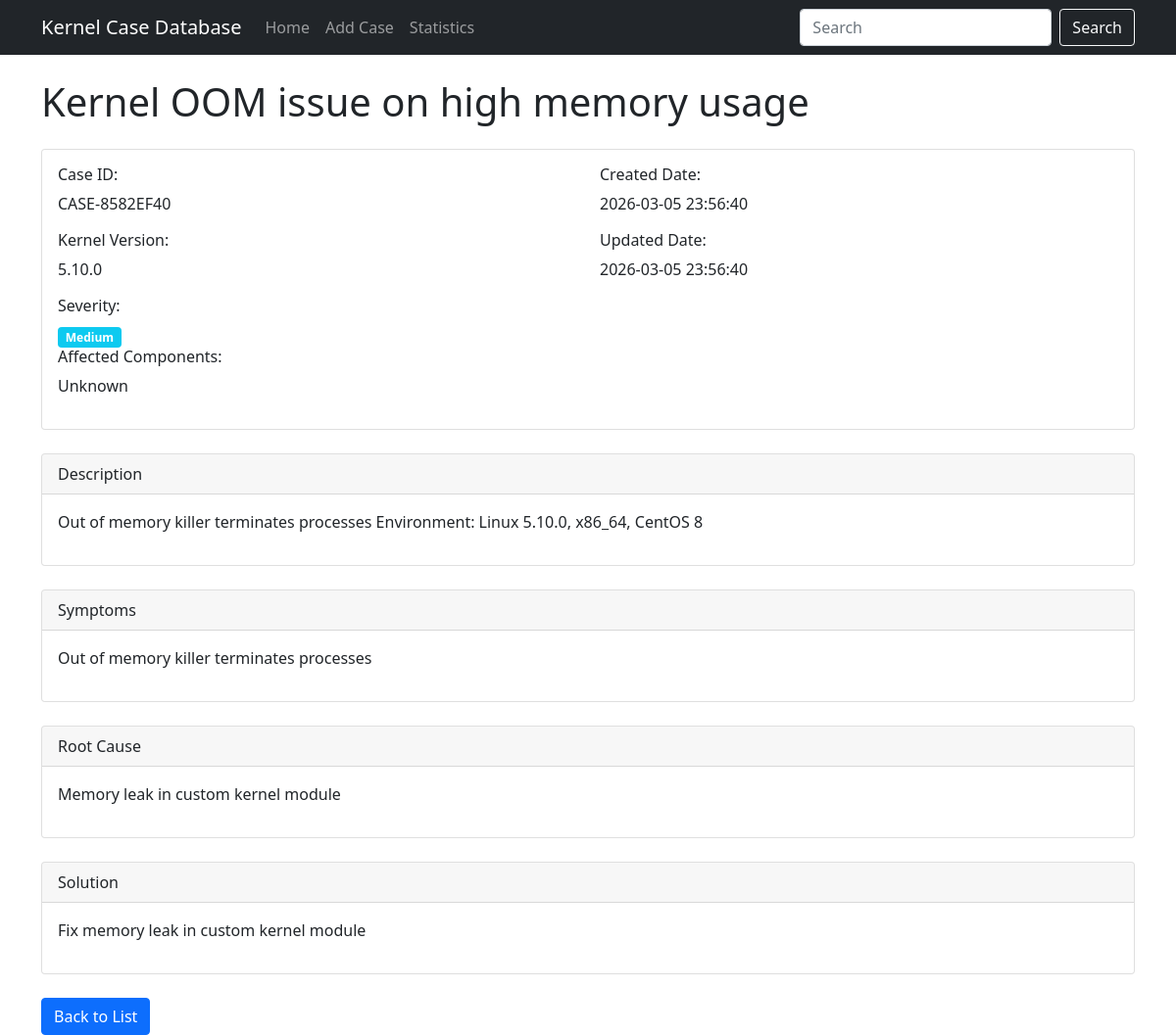
/case/11/, run on the app's committed database.
### cases/models.py (models this page shows, shortened)
class KernelCase(models.Model):
    SEVERITY_CHOICES = [
        ('Low', 'Low'),
        ('Medium', 'Medium'),
        ('High', 'High'),
        ('Critical', 'Critical'),
    ]
    MODULE_CHOICES = [
        ('memory', 'Memory Management'),
        ('network', 'Network'),
        ('scheduler', 'Scheduler'),
        ('lock', 'Lock/Synchronization'),
        ('timer', 'Timer'),
        ('storage', 'Storage/Filesystem'),
        ('irq', 'Interrupt'),
        ('driver', 'Device Driver'),
        ('other', 'Other'),
    ]
    case_id = models.CharField(max_length=50, unique=True, verbose_name='Case ID')
    title = models.CharField(max_length=200, verbose_name='Title')
    description = models.TextField(verbose_name='Description')
    symptoms = models.TextField(verbose_name='Symptoms')
    root_cause = models.TextField(verbose_name='Root Cause')
    solution = models.TextField(verbose_name='Solution')
    kernel_version = models.CharField(max_length=50, verbose_name='Kernel Version', blank=True, default='')
    affected_components = models.CharField(max_length=200, verbose_name='Affected Components', blank=True, default='')
    severity = models.CharField(max_length=20, choices=SEVERITY_CHOICES, verbose_name='Severity', default='Medium')
    created_date = models.DateTimeField(default=timezone.now, verbose_name='Created Date')
    updated_date = models.DateTimeField(auto_now=True, verbose_name='Updated Date')
    source = models.CharField(max_length=50, verbose_name='Source', blank=True, default='', help_text='e.g. stackoverflow, csdn, zhihu')
    source_id = models.CharField(max_length=100, verbose_name='Source ID', blank=True, default='')
    url = models.URLField(verbose_name='Original URL', blank=True, default='')
    problem_analysis = models.TextField(verbose_name='Problem Analysis', blank=True, default='')
    conclusion = models.TextField(verbose_name='Conclusion', blank=True, default='')
    module = models.CharField(max_length=50, choices=MODULE_CHOICES, verbose_name='Kernel Module', blank=True, default='other')
    tags = models.JSONField(verbose_name='Tags', default=list, blank=True)
    votes = models.IntegerField(verbose_name='Votes', default=0)
    answers_count = models.IntegerField(verbose_name='Answers Count', default=0)
    content_hash = models.CharField(max_length=64, verbose_name='Content Hash', blank=True, null=True, unique=True)
    embedding = models.JSONField(verbose_name='Embedding', default=list, blank=True, help_text='Vector representation for RAG')
    class Meta:
        verbose_name = 'Kernel Issue Case'
        verbose_name_plural = 'Kernel Issue Cases'
        ordering = ['-created_date']

### cases/views.py (the view)
# urls.py: path('case/<int:case_id>/', CaseDetailView.as_view(), name='case_detail'),
class CaseDetailView(DetailView):
    model = KernelCase
    template_name = 'cases/case_detail.html'
    context_object_name = 'case'
    pk_url_kwarg = 'case_id'

### cases/templatetags/case_tags.py (called while the page is built)
@register.filter
def severity_class(severity):
    severity_mapping = {
        'Critical': 'bg-danger',
        'High': 'bg-warning',
        'Medium': 'bg-info',
        'Low': 'bg-secondary'
    }
    return severity_mapping.get(severity, 'bg-secondary')

@register.filter
def severity_display(severity):
    severity_mapping = {
        'Critical': 'Critical',
        'High': 'High',
        'Medium': 'Medium',
        'Low': 'Low'
    }
    return severity_mapping.get(severity, severity)

### templates/cases/case_detail.html
{% extends 'base.html' %}
{% load case_tags %}
{% block content %}
    <h1 class="mb-4">{{ case.title }}</h1>
    <div class="card mb-4">
        <div class="card-body">
            <div class="row">
                <div class="col-md-6">
                    <h6>Case ID:</h6>
                    <p>{{ case.case_id }}</p>
                    <h6>Kernel Version:</h6>
                    <p>{{ case.kernel_version }}</p>
                    <h6>Severity:</h6>
                    <span class="badge {{ case.severity|severity_class }}">
                        {{ case.severity|severity_display }}
                    </span>
                    <h6>Affected Components:</h6>
                    <p>{{ case.affected_components }}</p>
                </div>
                <div class="col-md-6">
                    <h6>Created Date:</h6>
                    <p>{{ case.created_date|date:'Y-m-d H:i:s' }}</p>
                    <h6>Updated Date:</h6>
                    <p>{{ case.updated_date|date:'Y-m-d H:i:s' }}</p>
                </div>
            </div>
        </div>
    </div>
    <div class="card mb-4">
        <div class="card-header">
            Description
        </div>
        <div class="card-body">
            <p>{{ case.description }}</p>
        </div>
    </div>
    <div class="card mb-4">
        <div class="card-header">
            Symptoms
        </div>
        <div class="card-body">
            <p>{{ case.symptoms }}</p>
        </div>
    </div>
    <div class="card mb-4">
        <div class="card-header">
            Root Cause
        </div>
        <div class="card-body">
            <p>{{ case.root_cause }}</p>
        </div>
    </div>
    <div class="card mb-4">
        <div class="card-header">
            Solution
        </div>
        <div class="card-body">
            <p>{{ case.solution }}</p>
        </div>
    </div>
    <a href="{% url 'index' %}" class="btn btn-primary">Back to List</a>
{% endblock %}

### data on the page
KernelCase: title "Kernel OOM issue on high memory usage", case_id "CASE-8582EF40", kernel_version "5.10.0", severity|severity_display "Medium", affected_components "Unknown", created_date "2026-03-05 23:56:40", updated_date "2026-03-05 23:56:40", description "Out of memory killer terminates processes Environment: Linux 5.10.0, x86_64, CentOS 8", symptoms "Out of memory killer terminates processes", root_cause "Memory leak in custom kernel module", solution "Fix memory leak in custom kernel module"
